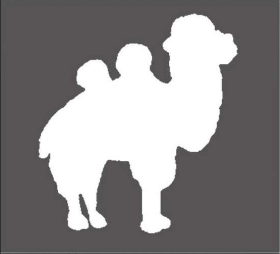
#> input picture img/camel.png, 280 x 254 px, found by its file name
$ python 8_4.py
#> lines starting #> are read from the running program, lines starting #| are printed output that depends on the picture
import cv2 as cv
import numpy as np

#形态学开运算：先腐蚀，再膨胀
image = cv.imread("C:/Users/silencht/Desktop/Opencv_Learn/img/camel.png")
#> image is the input picture: shape (254, 280, 3); mean B, G, R 138.9, 138.3, 140.6
k = np.ones((10,10),np.uint8)
#也可以用erode和dilate来实现开运算,
#开运算可以消除亮度较高的细小区域，在纤细点处分离物体，较大物体可以在不明显改变面积情况下平滑其边界
openimg = cv.morphologyEx(image, cv.MORPH_OPEN, k)
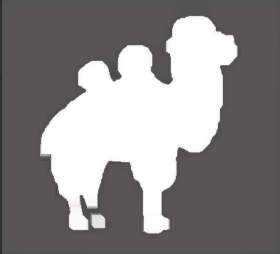
#> openimg: shape (254, 280, 3); mean B, G, R 137.5, 136.9, 139.3

cv.imshow("original image",image)
cv.imshow("openimg",openimg)
cv.waitKey()
cv.destroyAllWindows()

#形态学闭运算：先膨胀，再腐蚀
#也可以用erode和dilate来实现闭运算
#闭运算可以填充白色物体内细小黑色空洞的区域，连接临近物体等
closeimg = cv.morphologyEx(image, cv.MORPH_CLOSE, k)
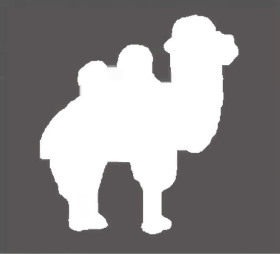
#> closeimg: shape (254, 280, 3); mean B, G, R 140.4, 139.8, 142.2

cv.imshow("original image",image)
cv.imshow("closeimg",closeimg)
cv.waitKey()
cv.destroyAllWindows()

$ run again, with img/coin.png copied over img/camel.png
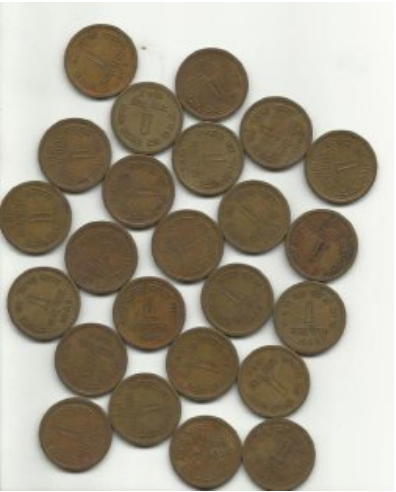
#> input picture img/coin.png, 396 x 492 px, found by its file name
#> image is the input picture: shape (492, 396, 3); mean B, G, R 136.9, 153.6, 161.7
#> `openimg = cv.morphologyEx(image, cv.MORPH_OPEN, k)`:
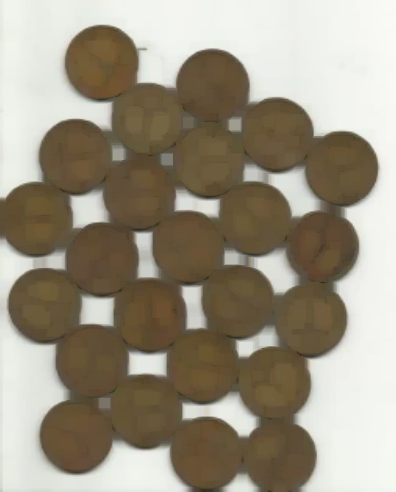
#> openimg: shape (492, 396, 3); mean B, G, R 131.6, 148.6, 156.8
#> `closeimg = cv.morphologyEx(image, cv.MORPH_CLOSE, k)`:
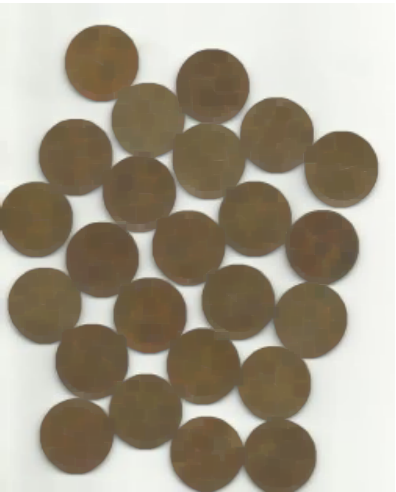
#> closeimg: shape (492, 396, 3); mean B, G, R 140, 157.1, 165.8
